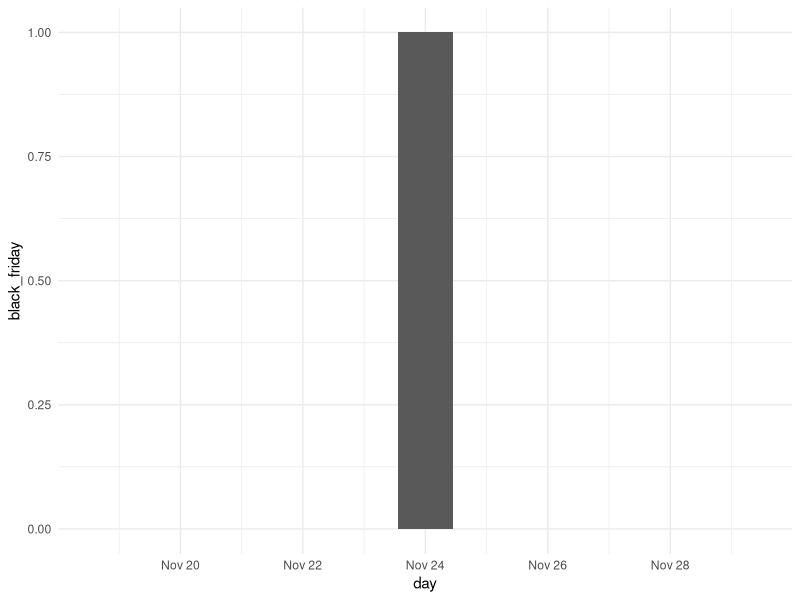
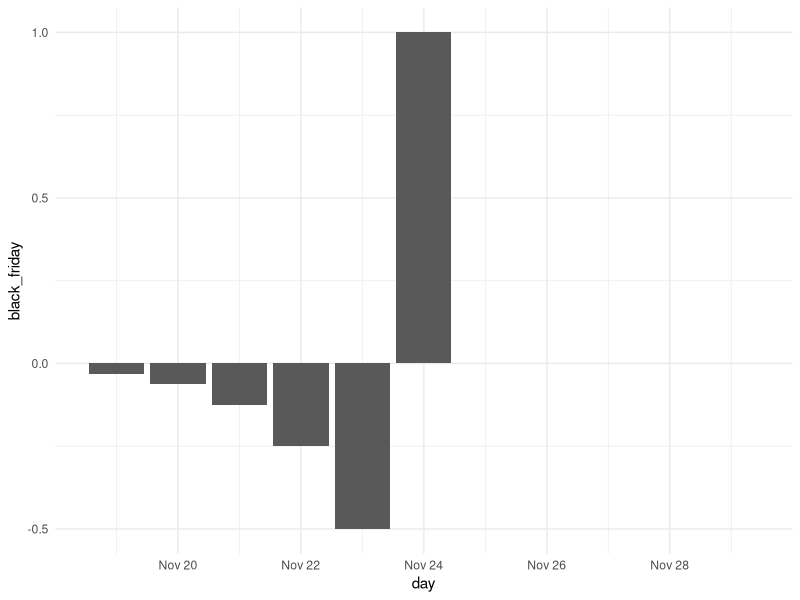
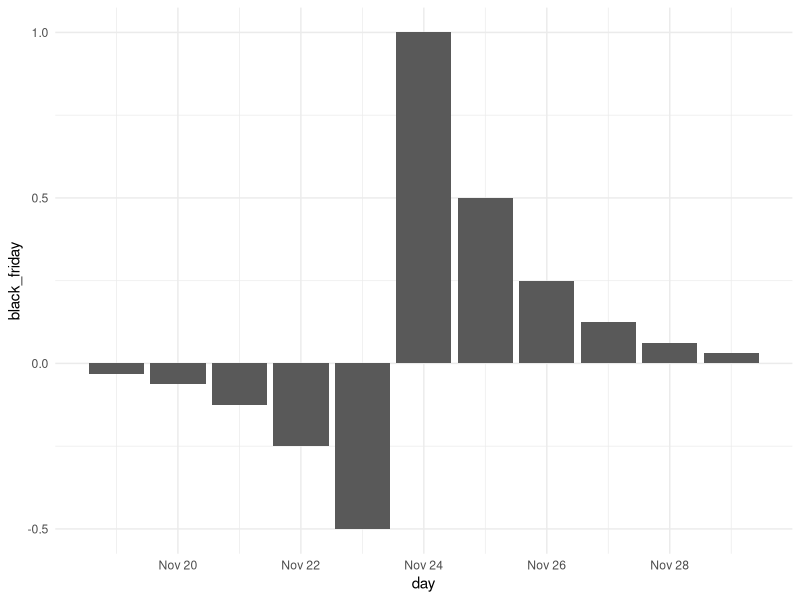
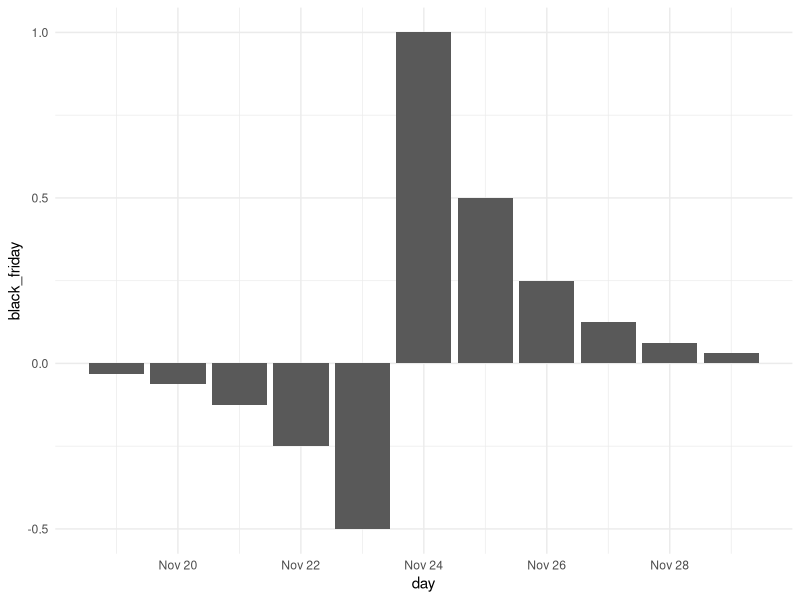
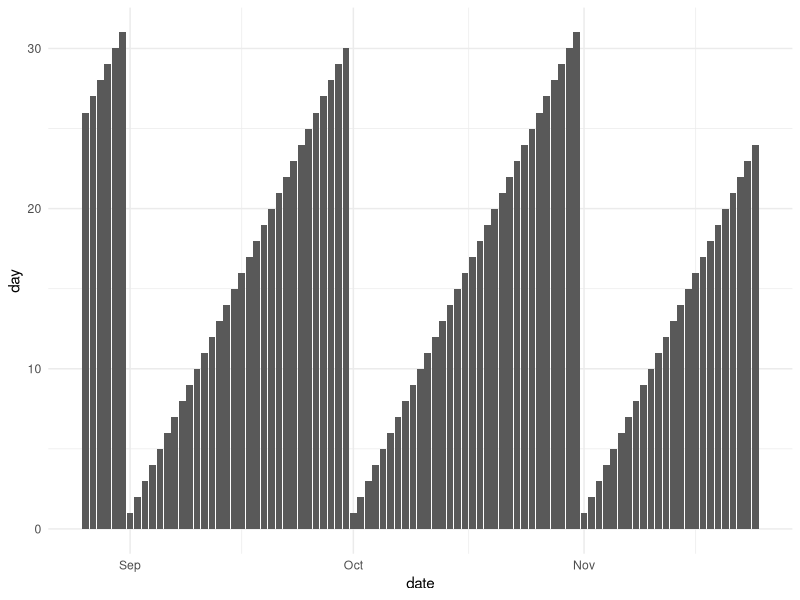
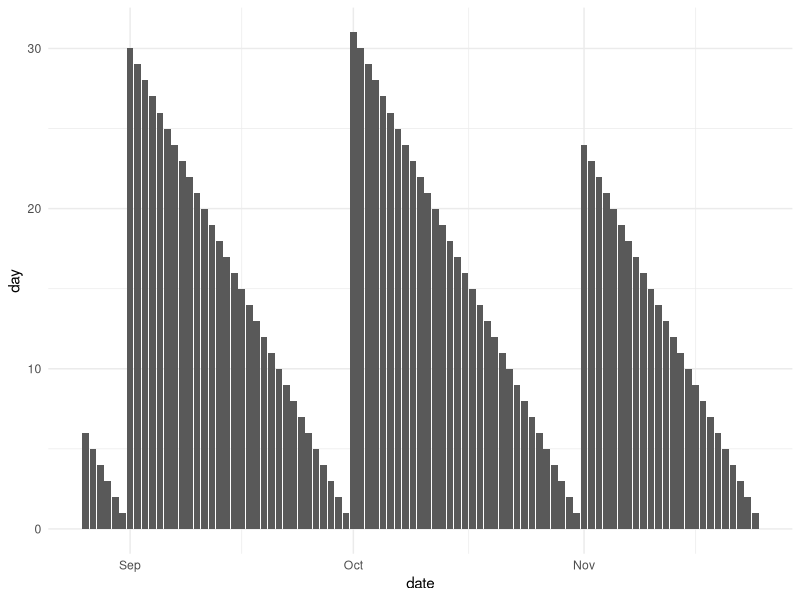
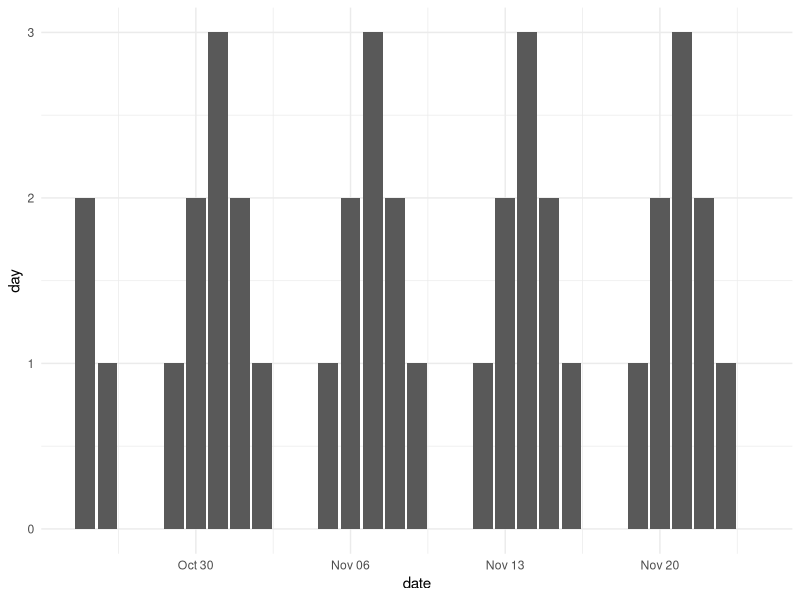
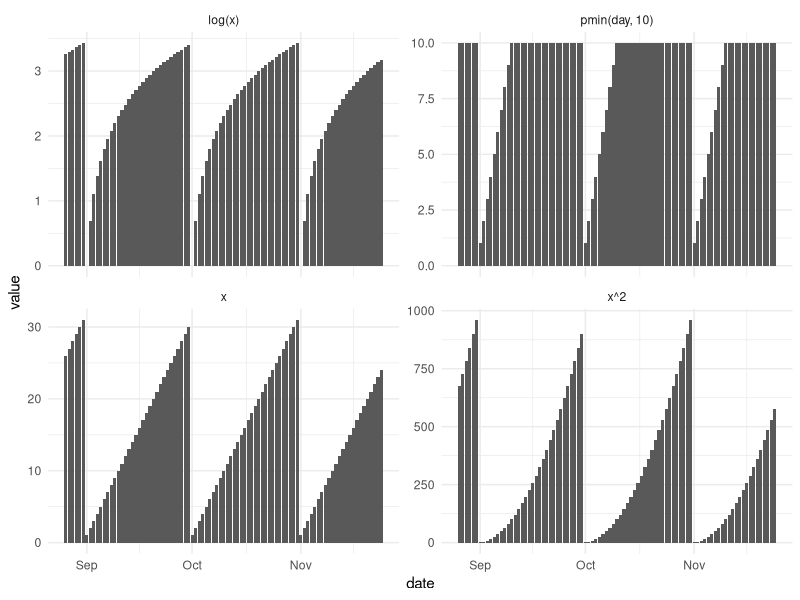

The R source for these figures, in order:
## ---- chunk 1
#| echo: false
#| message: false
library(tidyverse)
## ---- chunk 2
#| label: fig-datetime-advanced-indicator
#| echo: false
#| message: false
#| fig-cap: |
#|   We only see the effect of a single Day
#| fig-alt: |
#|   Bar chart. Dates along the x-axis, numeric effect along the y-axis. A
#|   Single bar at Nov 24 with a value of 1 is shown.
tibble(
  day = as_date("2023-11-24") + c(-5:5),
  black_friday = c(rep(0, 5), 1, rep(0, 5))
) |>
  ggplot(aes(day, black_friday)) +
  geom_col() +
  theme_minimal()
## ---- chunk 3
#| label: fig-datetime-advanced-indicator-before
#| echo: false
#| message: false
#| fig-cap: |
#|   Negative before effects can capture hesitancy to buy before big sale.
#| fig-alt: |
#|   Bar chart. Dates along the x-axis, numeric effect along the y-axis. A
#|   Single bar at Nov 24 with a value of 1 is shown, the columns before the 
#|   24ths takes negative values, with the 23 having the highest value, 22 less
#|   and so on.
tibble(
  day = as_date("2023-11-24") + c(-5:5),
  black_friday = c(-0.5 ^ (5:1), 1, rep(0, 5))
) |>
  ggplot(aes(day, black_friday)) +
  geom_col() +
  theme_minimal()
## ---- chunk 4
#| label: fig-datetime-advanced-indicator-before-after
#| echo: false
#| message: false
#| fig-cap: |
#|   Positive affects effects can capture ease of mind that no other sale will
#|   come.
#| fig-alt: |
#|   Bar chart. Dates along the x-axis, numeric effect along the y-axis. A
#|   Single bar at Nov 24 with a value of 1 is shown, the columns before the 
#|   24ths takes negative values, with the 23 having the highest value, 22 less
#|   and so on. The values after the Nov 24 have decreasing values. 
tibble(
  day = as_date("2023-11-24") + c(-5:5),
  black_friday = c(-0.5 ^ (5:1), 1, 0.25 ^ (1:5/2))
) |>
  ggplot(aes(day, black_friday)) +
  geom_col() +
  theme_minimal()
## ---- chunk 5
#| label: fig-datetime-advanced-increasing
#| echo: false
#| message: false
#| fig-cap: |
#|   Repeated increasing values.
#| fig-alt: |
#|   Bar chart. Dates along the x-axis, numeric effect along the y-axis. Values
#|   start at 1 and the first of the month, and increase by 1 for each day. A
#|   Triangle pattern appears.
tibble(
  day = as_date("2023-11-24") + c(-5:5),
  black_friday = c(-0.5 ^ (5:1), 1, 0.25 ^ (1:5/2))
) |>
  ggplot(aes(day, black_friday)) +
  geom_col() +
  theme_minimal()
tibble(
  date = as_date("2023-11-24") + seq(-90, 0)
) |>
  mutate(day = day(date)) |>
  ggplot(aes(date, day)) +
  geom_col() +
  theme_minimal()
## ---- chunk 6
#| label: fig-datetime-advanced-decreasing
#| echo: false
#| message: false
#| fig-cap: |
#|   Repeated increasing values.
#| fig-alt: |
#|   Bar chart. Dates along the x-axis, numeric effect along the y-axis. Values
#|   start at 1 and the last of the month, and increase by 1 for each day going 
#|   backwards. A Triangle pattern appears. The starting value is different for
#|   each month as each month has a different number of days.
tibble(
  date = as_date("2023-11-24") + seq(-90, 0)
) |>
  mutate(day = day(date)) |>
  mutate(month = month(date)) |>
  mutate(day = max(day) - day + 1, .by = month) |>
  ggplot(aes(date, day)) +
  geom_col() +
  theme_minimal()
## ---- chunk 7
#| label: fig-datetime-advanced-weekend
#| echo: false
#| message: false
#| fig-cap: |
#|   Repeated 
#| fig-alt: |
#|   Bar chart. Dates along the x-axis, numeric effect along the y-axis. Values
#|   are zero for both Saturdays and Sundays. 1 for Mondays and Fridays, 2 for
#|   Tuesdays and Thursdays, and 3 for Wednesday.
tibble(
  date = as_date("2023-11-24") + seq(-30, 0)
) |>
  mutate(day = c(1, 2, 3, 2, 1, 0, 0)[wday(date)]) |>
  ggplot(aes(date, day)) +
  geom_col() +
  theme_minimal()
## ---- chunk 8
#| label: fig-datetime-advanced-functions
#| echo: false
#| message: false
#| fig-cap: |
#|   Repeated 
#| fig-alt: |
#|   Faceted bar chart. Dates along the x-axis, numeric effect along the y-axis.
#|   Each of the charts represents the day of the month for a couple of months.
#|   One shows the logarithmic transformation, one shows the untransformed data
#|   one looks at the square transformation, and one looks at the untransformed
#|   data which has been rounded down to 10, creating a plateau.
tibble(
  date = as_date("2023-11-24") + seq(-90, 0)
) |>
  mutate(day = day(date)) |>
  mutate(`log(x)` = log(day)) |>
  mutate(`x^2` = day ^ 2) |>
  mutate(`pmin(day, 10)` = pmin(day, 10)) |>
  rename(x = day) |>
  pivot_longer(-date) |>
  ggplot(aes(date, value)) +
  geom_col() +
  facet_wrap(~name, scales = "free_y") +
  theme_minimal() 
